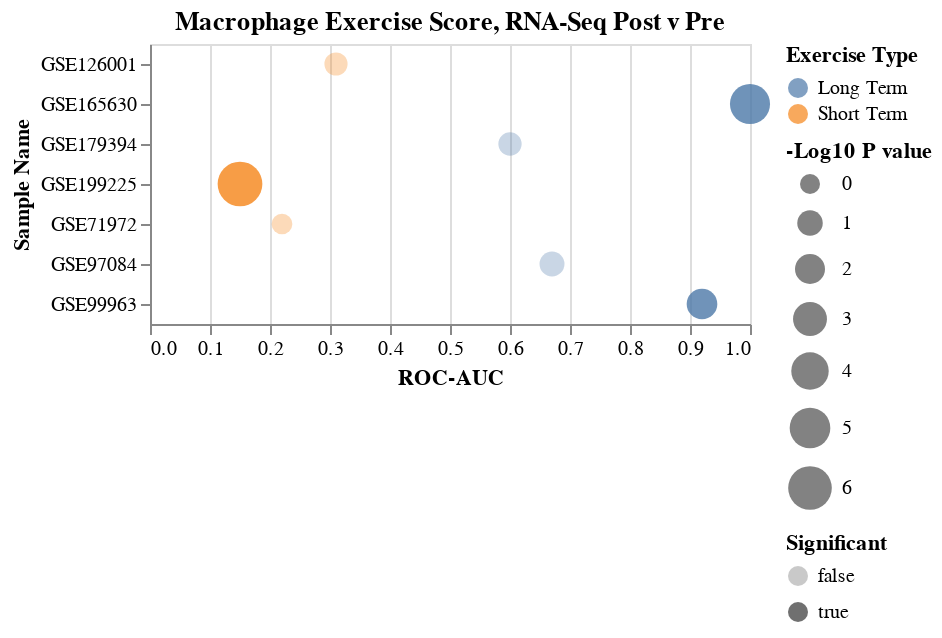

This figure's notebook cell:
### Markdown cell above
## Figure 4 D

### Code cell
rnaSeqLst=list(data2[data2['Experiment Type']=='high throughput sequencing'].index)
saveName='MacrophageExerciseDotPlot_RNASeq_log10Pval.svg'
title='Macrophage Exercise Score, RNA-Seq Post v Pre'
save=True
dfIn=df.loc[rnaSeqLst]

chart=makeDotPlot(dfIn,saveName=saveName,title=title,rev=False,save=save)
chart

### Figure 1 — Vega-Lite specification as saved in the notebook (floating-point values rounded to 4 significant figures)
{"config": {"view": {"continuousWidth": 300, "continuousHeight": 300}}, "data": {"name": "data-a85f894ff349bfc19262c9ed2163ec5c"}, "mark": {"type": "circle"}, "encoding": {"color": {"field": "Exercise Type", "type": "nominal"}, "opacity": {"field": "Significant", "type": "nominal"}, "size": {"field": "-Log10 P value", "scale": {"range": [100, 500], "reverse": false}, "type": "quantitative"}, "x": {"field": "ROC-AUC", "scale": {"domain": [0, 1]}, "type": "quantitative"}, "y": {"field": "Sample Name", "type": "nominal"}}, "title": "Macrophage Exercise Score, RNA-Seq Post v Pre", "$schema": "https://vega.github.io/schema/vega-lite/v5.8.0.json", "datasets": {"data-a85f894ff349bfc19262c9ed2163ec5c": [{"Sample Name": "GSE71972", "Num Samples": 16, "ROC-AUC": 0.22, "Pval": 0.767, "Exercise Type": "Short Term", "-Log10 P value": 0.1152, "Significant": false}, {"Sample Name": "GSE126001", "Num Samples": 16, "ROC-AUC": 0.31, "Pval": 0.286, "Exercise Type": "Short Term", "-Log10 P value": 0.5436, "Significant": false}, {"Sample Name": "GSE199225", "Num Samples": 60, "ROC-AUC": 0.15, "Pval": 4.15e-07, "Exercise Type": "Short Term", "-Log10 P value": 6.382, "Significant": true}, {"Sample Name": "GSE165630", "Num Samples": 14, "ROC-AUC": 1.0, "Pval": 1.55e-05, "Exercise Type": "Long Term", "-Log10 P value": 4.81, "Significant": true}, {"Sample Name": "GSE99963", "Num Samples": 14, "ROC-AUC": 0.92, "Pval": 0.00713, "Exercise Type": "Long Term", "-Log10 P value": 2.147, "Significant": true}, {"Sample Name": "GSE97084", "Num Samples": 37, "ROC-AUC": 0.67, "Pval": 0.128, "Exercise Type": "Long Term", "-Log10 P value": 0.8928, "Significant": false}, {"Sample Name": "GSE179394", "Num Samples": 50, "ROC-AUC": 0.6, "Pval": 0.273, "Exercise Type": "Long Term", "-Log10 P value": 0.5638, "Significant": false}]}}
